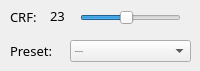
     <widget class="QWidget" name="x264Tab">
      <property name="font">
       <font>
        <family>Proxima Nova Rg</family>
        <pointsize>10</pointsize>
       </font>
      </property>
      <property name="autoFillBackground">
       <bool>false</bool>
      </property>
      <property name="styleSheet">
       <string notr="true"/>
      </property>
      <attribute name="title">
       <string>x264/x265</string>
      </attribute>
      <widget class="QLabel" name="x264QLabel">
       <property name="geometry">
        <rect>
         <x>10</x>
         <y>10</y>
         <width>47</width>
         <height>13</height>
        </rect>
       </property>
       <property name="font">
        <font>
         <family>Proxima Nova Rg</family>
         <pointsize>10</pointsize>
        </font>
       </property>
       <property name="text">
        <string>CRF: </string>
       </property>
      </widget>
      <widget class="QLabel" name="x264PLabel">
       <property name="geometry">
        <rect>
         <x>10</x>
         <y>44</y>
         <width>47</width>
         <height>13</height>
        </rect>
       </property>
       <property name="font">
        <font>
         <family>Proxima Nova Rg</family>
         <pointsize>10</pointsize>
        </font>
       </property>
       <property name="text">
        <string>Preset:</string>
       </property>
      </widget>
      <widget class="QComboBox" name="x264Preset">
       <property name="geometry">
        <rect>
         <x>70</x>
         <y>40</y>
         <width>121</width>
         <height>22</height>
        </rect>
       </property>
       <property name="font">
        <font>
         <pointsize>-1</pointsize>
        </font>
       </property>
       <property name="styleSheet">
        <string notr="true"/>
       </property>
       <property name="currentText">
        <string>medium (Default)</string>
       </property>
       <property name="currentIndex">
        <number>5</number>
       </property>
       <item>
        <property name="text">
         <string>ultrafast</string>
        </property>
       </item>
       <item>
        <property name="text">
         <string>superfast</string>
        </property>
       </item>
       <item>
        <property name="text">
         <string>veryfast</string>
        </property>
       </item>
       <item>
        <property name="text">
         <string>faster</string>
        </property>
       </item>
       <item>
        <property name="text">
         <string>fast</string>
        </property>
       </item>
       <item>
        <property name="text">
         <string>medium (Default)</string>
        </property>
       </item>
       <item>
        <property name="text">
         <string>slow</string>
        </property>
       </item>
       <item>
        <property name="text">
         <string>slower</string>
        </property>
       </item>
       <item>
        <property name="text">
         <string>veryslow</string>
        </property>
       </item>
      </widget>
      <widget class="QSlider" name="x264Var">
       <property name="geometry">
        <rect>
         <x>80</x>
         <y>10</y>
         <width>101</width>
         <height>16</height>
        </rect>
       </property>
       <property name="font">
        <font>
         <family>Proxima Nova Rg</family>
         <pointsize>10</pointsize>
        </font>
       </property>
       <property name="styleSheet">
        <string notr="true"/>
       </property>
       <property name="maximum">
        <number>51</number>
       </property>
       <property name="sliderPosition">
        <number>23</number>
       </property>
       <property name="orientation">
        <enum>Qt::Horizontal</enum>
       </property>
      </widget>
      <widget class="QLabel" name="x264VarLabel">
       <property name="geometry">
        <rect>
         <x>50</x>
         <y>8</y>
         <width>21</width>
         <height>16</height>
        </rect>
       </property>
       <property name="font">
        <font>
         <family>Proxima Nova Rg</family>
         <pointsize>10</pointsize>
        </font>
       </property>
       <property name="text">
        <string>23</string>
       </property>
      </widget>
     </widget>
